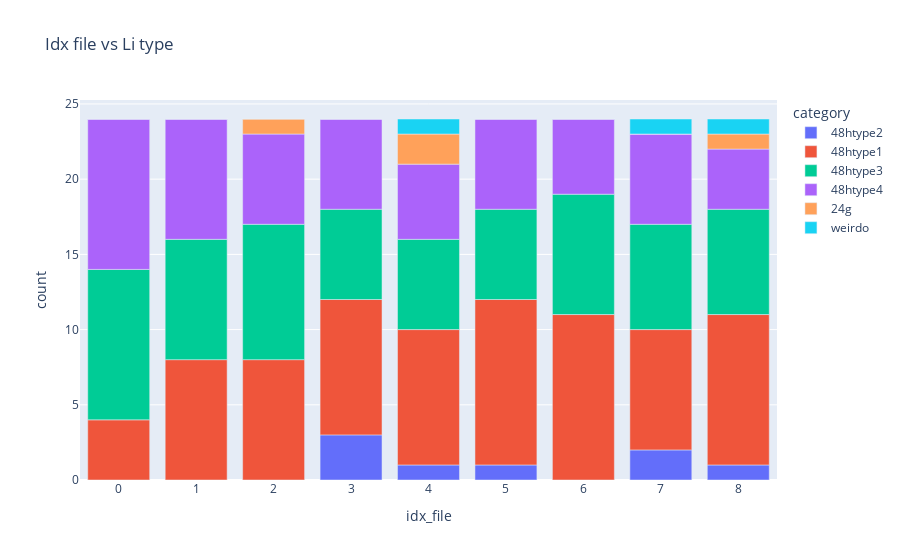

Here is the notebook cell this chart was saved with:
### Code cell
get_amount_type(file_loc_important_cols_sorted, litype, el = "Li")
df_amount_type_sorted = plot_amount_type(file_loc_important_cols_sorted, litype, el, style, category_labels)

### Figure 1 — Plotly figure (JSON) as saved in the notebook; plotly's stock layout.template omitted (floating-point values rounded to 4 significant figures)
{"data": [{"alignmentgroup": "True", "hovertemplate": "category=48htype2<br>idx_file=%{x}<br>count=%{y}<extra></extra>", "legendgroup": "48htype2", "marker": {"color": "#636efa", "pattern": {"shape": ""}}, "name": "48htype2", "offsetgroup": "48htype2", "orientation": "v", "showlegend": true, "textposition": "auto", "type": "bar", "x": [0, 1, 2, 3, 4, 5, 6, 7, 8], "xaxis": "x", "y": [0, 0, 0, 3, 1, 1, 0, 2, 1], "yaxis": "y"}, {"alignmentgroup": "True", "hovertemplate": "category=48htype1<br>idx_file=%{x}<br>count=%{y}<extra></extra>", "legendgroup": "48htype1", "marker": {"color": "#EF553B", "pattern": {"shape": ""}}, "name": "48htype1", "offsetgroup": "48htype1", "orientation": "v", "showlegend": true, "textposition": "auto", "type": "bar", "x": [0, 1, 2, 3, 4, 5, 6, 7, 8], "xaxis": "x", "y": [4, 8, 8, 9, 9, 11, 11, 8, 10], "yaxis": "y"}, {"alignmentgroup": "True", "hovertemplate": "category=48htype3<br>idx_file=%{x}<br>count=%{y}<extra></extra>", "legendgroup": "48htype3", "marker": {"color": "#00cc96", "pattern": {"shape": ""}}, "name": "48htype3", "offsetgroup": "48htype3", "orientation": "v", "showlegend": true, "textposition": "auto", "type": "bar", "x": [0, 1, 2, 3, 4, 5, 6, 7, 8], "xaxis": "x", "y": [10, 8, 9, 6, 6, 6, 8, 7, 7], "yaxis": "y"}, {"alignmentgroup": "True", "hovertemplate": "category=48htype4<br>idx_file=%{x}<br>count=%{y}<extra></extra>", "legendgroup": "48htype4", "marker": {"color": "#ab63fa", "pattern": {"shape": ""}}, "name": "48htype4", "offsetgroup": "48htype4", "orientation": "v", "showlegend": true, "textposition": "auto", "type": "bar", "x": [0, 1, 2, 3, 4, 5, 6, 7, 8], "xaxis": "x", "y": [10, 8, 6, 6, 5, 6, 5, 6, 4], "yaxis": "y"}, {"alignmentgroup": "True", "hovertemplate": "category=24g<br>idx_file=%{x}<br>count=%{y}<extra></extra>", "legendgroup": "24g", "marker": {"color": "#FFA15A", "pattern": {"shape": ""}}, "name": "24g", "offsetgroup": "24g", "orientation": "v", "showlegend": true, "textposition": "auto", "type": "bar", "x": [0, 1, 2, 3, 4, 5, 6, 7, 8], "xaxis": "x", "y": [0, 0, 1, 0, 2, 0, 0, 0, 1], "yaxis": "y"}, {"alignmentgroup": "True", "hovertemplate": "category=weirdo<br>idx_file=%{x}<br>count=%{y}<extra></extra>", "legendgroup": "weirdo", "marker": {"color": "#19d3f3", "pattern": {"shape": ""}}, "name": "weirdo", "offsetgroup": "weirdo", "orientation": "v", "showlegend": true, "textposition": "auto", "type": "bar", "x": [0, 1, 2, 3, 4, 5, 6, 7, 8], "xaxis": "x", "y": [0, 0, 0, 0, 1, 0, 0, 1, 1], "yaxis": "y"}], "layout": {"barmode": "relative", "legend": {"title": {"text": "category"}, "tracegroupgap": 0}, "title": {"text": "Idx file vs Li type"}, "xaxis": {"anchor": "y", "domain": [0, 1], "title": {"text": "idx_file"}}, "yaxis": {"anchor": "x", "domain": [0, 1], "title": {"text": "count"}}}}
